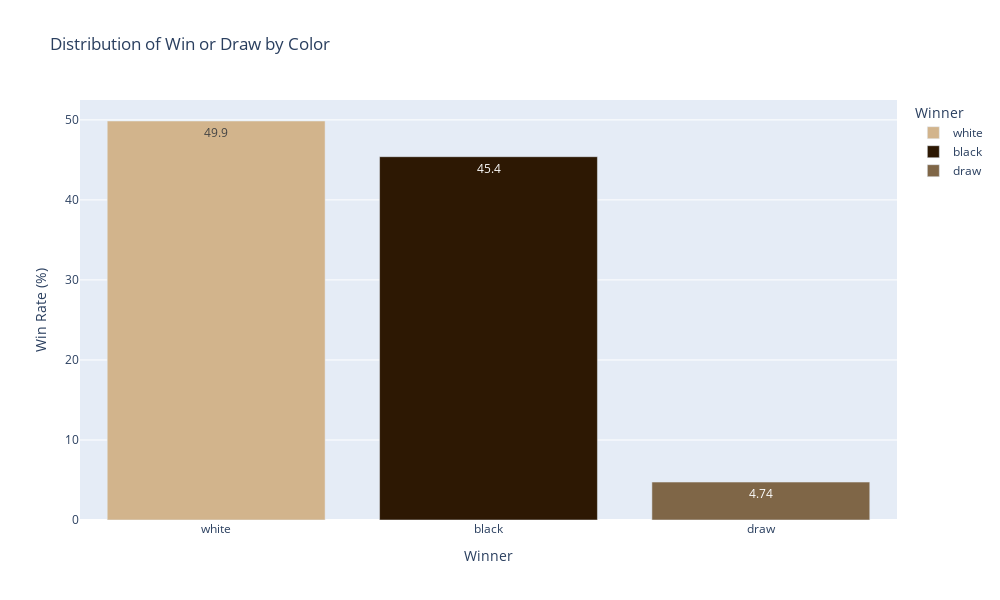

The notebook cell this image was saved under:
### Markdown cell above
### Distribuição de taxas de Vitória/Empate por Cor das peças

### Code cell
# Calculando a distribuição de vitórias por cor
count_winner_color = (df['winner'].value_counts(normalize=True)*100).round(2)

# Criando um DataFrame a partir da distribuição calculada
winner_color_df = count_winner_color.reset_index()
winner_color_df.columns = ['winner', 'proportion']

# Definindo as cores para cada categoria
color_map = {'white': colorW, 'black': colorB, 'draw': colorD}

# Gráfico de barras
fig = px.bar(winner_color_df,
             x='winner', y='proportion',
             width=1000, height=600,
             text_auto='.3s',
             title='Distribution of Win or Draw by Color',
             labels={'winner': 'Winner', 'proportion': 'Win Rate (%)'},
             color='winner',
             color_discrete_map=color_map)

fig.show()

### Figure 1 — Plotly figure (JSON) as saved in the notebook; plotly's stock layout.template omitted (floating-point values rounded to 4 significant figures)
{"data": [{"alignmentgroup": "True", "hovertemplate": "Winner=%{x}<br>Win Rate (%)=%{y}<extra></extra>", "legendgroup": "white", "marker": {"color": "#D2B48C", "pattern": {"shape": ""}}, "name": "white", "offsetgroup": "white", "orientation": "v", "showlegend": true, "textposition": "auto", "texttemplate": "%{y:.3s}", "type": "bar", "x": ["white"], "xaxis": "x", "y": [49.86], "yaxis": "y"}, {"alignmentgroup": "True", "hovertemplate": "Winner=%{x}<br>Win Rate (%)=%{y}<extra></extra>", "legendgroup": "black", "marker": {"color": "#2D1803", "pattern": {"shape": ""}}, "name": "black", "offsetgroup": "black", "orientation": "v", "showlegend": true, "textposition": "auto", "texttemplate": "%{y:.3s}", "type": "bar", "x": ["black"], "xaxis": "x", "y": [45.4], "yaxis": "y"}, {"alignmentgroup": "True", "hovertemplate": "Winner=%{x}<br>Win Rate (%)=%{y}<extra></extra>", "legendgroup": "draw", "marker": {"color": "#7F6647", "pattern": {"shape": ""}}, "name": "draw", "offsetgroup": "draw", "orientation": "v", "showlegend": true, "textposition": "auto", "texttemplate": "%{y:.3s}", "type": "bar", "x": ["draw"], "xaxis": "x", "y": [4.74], "yaxis": "y"}], "layout": {"barmode": "relative", "height": 600, "legend": {"title": {"text": "Winner"}, "tracegroupgap": 0}, "title": {"text": "Distribution of Win or Draw by Color"}, "width": 1000, "xaxis": {"anchor": "y", "autorange": true, "categoryarray": ["white", "black", "draw"], "categoryorder": "array", "domain": [0, 1], "range": [-0.5, 2.5], "title": {"text": "Winner"}, "type": "category"}, "yaxis": {"anchor": "x", "autorange": true, "domain": [0, 1], "range": [0, 52.48], "title": {"text": "Win Rate (%)"}, "type": "linear"}}}
